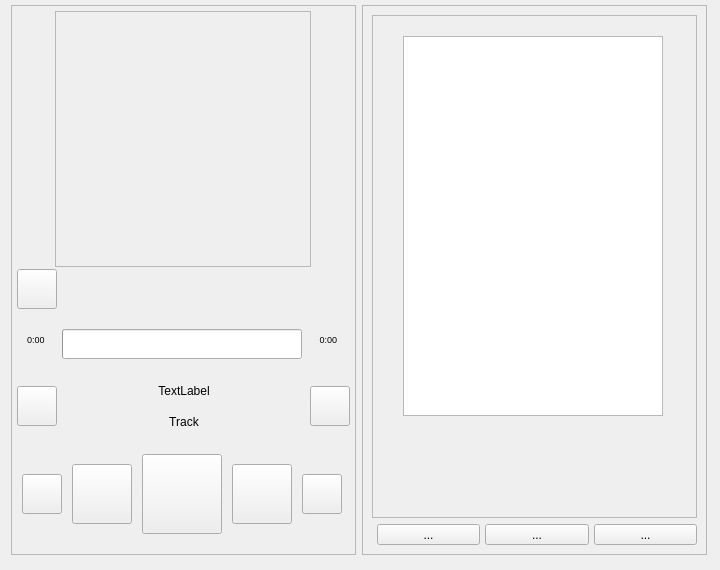
<?xml version="1.0" encoding="UTF-8"?>
<ui version="4.0">
 <class>Music_player</class>
 <widget class="QWidget" name="Music_player">
  <property name="geometry">
   <rect>
    <x>0</x>
    <y>0</y>
    <width>720</width>
    <height>570</height>
   </rect>
  </property>
  <property name="sizePolicy">
   <sizepolicy hsizetype="Fixed" vsizetype="Fixed">
    <horstretch>0</horstretch>
    <verstretch>0</verstretch>
   </sizepolicy>
  </property>
  <property name="minimumSize">
   <size>
    <width>710</width>
    <height>570</height>
   </size>
  </property>
  <property name="maximumSize">
   <size>
    <width>720</width>
    <height>570</height>
   </size>
  </property>
  <property name="windowTitle">
   <string/>
  </property>
  <layout class="QHBoxLayout" name="horizontalLayout_2" stretch="0">
   <property name="spacing">
    <number>5</number>
   </property>
   <property name="sizeConstraint">
    <enum>QLayout::SizeConstraint::SetFixedSize</enum>
   </property>
   <property name="leftMargin">
    <number>5</number>
   </property>
   <property name="topMargin">
    <number>5</number>
   </property>
   <property name="rightMargin">
    <number>5</number>
   </property>
   <property name="bottomMargin">
    <number>5</number>
   </property>
   <item>
    <widget class="QWidget" name="central_container" native="true">
     <property name="sizePolicy">
      <sizepolicy hsizetype="Expanding" vsizetype="Expanding">
       <horstretch>0</horstretch>
       <verstretch>0</verstretch>
      </sizepolicy>
     </property>
     <property name="minimumSize">
      <size>
       <width>710</width>
       <height>560</height>
      </size>
     </property>
     <property name="maximumSize">
      <size>
       <width>710</width>
       <height>560</height>
      </size>
     </property>
     <widget class="QFrame" name="PlayList_frame">
      <property name="geometry">
       <rect>
        <x>357</x>
        <y>0</y>
        <width>345</width>
        <height>550</height>
       </rect>
      </property>
      <property name="sizePolicy">
       <sizepolicy hsizetype="Preferred" vsizetype="Preferred">
        <horstretch>0</horstretch>
        <verstretch>0</verstretch>
       </sizepolicy>
      </property>
      <property name="minimumSize">
       <size>
        <width>345</width>
        <height>550</height>
       </size>
      </property>
      <property name="maximumSize">
       <size>
        <width>345</width>
        <height>550</height>
       </size>
      </property>
      <property name="frameShape">
       <enum>QFrame::Shape::StyledPanel</enum>
      </property>
      <layout class="QVBoxLayout" name="verticalLayout_3">
       <item>
        <widget class="QStackedWidget" name="play_stack">
         <property name="frameShape">
          <enum>QFrame::Shape::StyledPanel</enum>
         </property>
         <property name="frameShadow">
          <enum>QFrame::Shadow::Raised</enum>
         </property>
         <widget class="QWidget" name="playList_page">
          <widget class="QListWidget" name="playList_listW">
           <property name="geometry">
            <rect>
             <x>30</x>
             <y>20</y>
             <width>260</width>
             <height>380</height>
            </rect>
           </property>
          </widget>
         </widget>
         <widget class="QWidget" name="songList_page">
          <widget class="QListWidget" name="songList_listW">
           <property name="geometry">
            <rect>
             <x>30</x>
             <y>20</y>
             <width>260</width>
             <height>380</height>
            </rect>
           </property>
          </widget>
         </widget>
        </widget>
       </item>
       <item>
        <layout class="QHBoxLayout" name="horizontalLayout">
         <property name="spacing">
          <number>5</number>
         </property>
         <property name="leftMargin">
          <number>5</number>
         </property>
         <item>
          <widget class="QToolButton" name="toolButton">
           <property name="sizePolicy">
            <sizepolicy hsizetype="Preferred" vsizetype="Preferred">
             <horstretch>0</horstretch>
             <verstretch>0</verstretch>
            </sizepolicy>
           </property>
           <property name="text">
            <string>...</string>
           </property>
          </widget>
         </item>
         <item>
          <widget class="QToolButton" name="toolButton_2">
           <property name="sizePolicy">
            <sizepolicy hsizetype="Preferred" vsizetype="Preferred">
             <horstretch>0</horstretch>
             <verstretch>0</verstretch>
            </sizepolicy>
           </property>
           <property name="text">
            <string>...</string>
           </property>
          </widget>
         </item>
         <item>
          <widget class="QToolButton" name="toolButton_3">
           <property name="sizePolicy">
            <sizepolicy hsizetype="Preferred" vsizetype="Preferred">
             <horstretch>0</horstretch>
             <verstretch>0</verstretch>
            </sizepolicy>
           </property>
           <property name="text">
            <string>...</string>
           </property>
          </widget>
         </item>
        </layout>
       </item>
      </layout>
     </widget>
     <widget class="QFrame" name="Music_frame">
      <property name="geometry">
       <rect>
        <x>6</x>
        <y>0</y>
        <width>345</width>
        <height>550</height>
       </rect>
      </property>
      <property name="sizePolicy">
       <sizepolicy hsizetype="Preferred" vsizetype="Preferred">
        <horstretch>0</horstretch>
        <verstretch>0</verstretch>
       </sizepolicy>
      </property>
      <property name="minimumSize">
       <size>
        <width>345</width>
        <height>550</height>
       </size>
      </property>
      <property name="maximumSize">
       <size>
        <width>345</width>
        <height>550</height>
       </size>
      </property>
      <property name="frameShape">
       <enum>QFrame::Shape::StyledPanel</enum>
      </property>
      <layout class="QVBoxLayout" name="verticalLayout">
       <property name="spacing">
        <number>5</number>
       </property>
       <property name="leftMargin">
        <number>0</number>
       </property>
       <property name="topMargin">
        <number>0</number>
       </property>
       <property name="rightMargin">
        <number>0</number>
       </property>
       <property name="bottomMargin">
        <number>0</number>
       </property>
       <item>
        <layout class="QVBoxLayout" name="Cover_layout">
         <property name="spacing">
          <number>5</number>
         </property>
         <property name="sizeConstraint">
          <enum>QLayout::SizeConstraint::SetFixedSize</enum>
         </property>
         <property name="leftMargin">
          <number>5</number>
         </property>
         <property name="topMargin">
          <number>5</number>
         </property>
         <property name="rightMargin">
          <number>5</number>
         </property>
         <property name="bottomMargin">
          <number>5</number>
         </property>
         <item alignment="Qt::AlignmentFlag::AlignHCenter|Qt::AlignmentFlag::AlignVCenter">
          <widget class="QFrame" name="Cover_Frame">
           <property name="enabled">
            <bool>true</bool>
           </property>
           <property name="sizePolicy">
            <sizepolicy hsizetype="Fixed" vsizetype="Fixed">
             <horstretch>0</horstretch>
             <verstretch>0</verstretch>
            </sizepolicy>
           </property>
           <property name="minimumSize">
            <size>
             <width>256</width>
             <height>256</height>
            </size>
           </property>
           <property name="maximumSize">
            <size>
             <width>256</width>
             <height>256</height>
            </size>
           </property>
           <property name="layoutDirection">
            <enum>Qt::LayoutDirection::LeftToRight</enum>
           </property>
           <property name="autoFillBackground">
            <bool>true</bool>
           </property>
           <property name="frameShape">
            <enum>QFrame::Shape::StyledPanel</enum>
           </property>
           <property name="frameShadow">
            <enum>QFrame::Shadow::Raised</enum>
           </property>
           <property name="lineWidth">
            <number>1</number>
           </property>
           <property name="midLineWidth">
            <number>1</number>
           </property>
          </widget>
         </item>
         <item>
          <widget class="QToolButton" name="Playlist_ToolB">
           <property name="minimumSize">
            <size>
             <width>40</width>
             <height>40</height>
            </size>
           </property>
           <property name="maximumSize">
            <size>
             <width>40</width>
             <height>40</height>
            </size>
           </property>
           <property name="text">
            <string/>
           </property>
           <property name="iconSize">
            <size>
             <width>40</width>
             <height>40</height>
            </size>
           </property>
          </widget>
         </item>
        </layout>
       </item>
       <item>
        <spacer name="verticalSpacer_4">
         <property name="orientation">
          <enum>Qt::Orientation::Vertical</enum>
         </property>
         <property name="sizeType">
          <enum>QSizePolicy::Policy::Fixed</enum>
         </property>
         <property name="sizeHint" stdset="0">
          <size>
           <width>20</width>
           <height>5</height>
          </size>
         </property>
        </spacer>
       </item>
       <item>
        <layout class="QHBoxLayout" name="Track_Layout">
         <property name="spacing">
          <number>5</number>
         </property>
         <property name="sizeConstraint">
          <enum>QLayout::SizeConstraint::SetFixedSize</enum>
         </property>
         <property name="leftMargin">
          <number>5</number>
         </property>
         <property name="topMargin">
          <number>5</number>
         </property>
         <property name="rightMargin">
          <number>5</number>
         </property>
         <property name="bottomMargin">
          <number>5</number>
         </property>
         <item>
          <widget class="QLabel" name="Left_Time_label">
           <property name="sizePolicy">
            <sizepolicy hsizetype="Fixed" vsizetype="Fixed">
             <horstretch>0</horstretch>
             <verstretch>0</verstretch>
            </sizepolicy>
           </property>
           <property name="maximumSize">
            <size>
             <width>20</width>
             <height>20</height>
            </size>
           </property>
           <property name="font">
            <font>
             <pointsize>7</pointsize>
            </font>
           </property>
           <property name="text">
            <string>0:00</string>
           </property>
           <property name="textFormat">
            <enum>Qt::TextFormat::RichText</enum>
           </property>
           <property name="alignment">
            <set>Qt::AlignmentFlag::AlignLeading|Qt::AlignmentFlag::AlignLeft|Qt::AlignmentFlag::AlignTop</set>
           </property>
          </widget>
         </item>
         <item>
          <widget class="QProgressBar" name="Length_track_bar">
           <property name="sizePolicy">
            <sizepolicy hsizetype="Fixed" vsizetype="Fixed">
             <horstretch>0</horstretch>
             <verstretch>0</verstretch>
            </sizepolicy>
           </property>
           <property name="minimumSize">
            <size>
             <width>240</width>
             <height>30</height>
            </size>
           </property>
           <property name="maximumSize">
            <size>
             <width>240</width>
             <height>30</height>
            </size>
           </property>
           <property name="value">
            <number>0</number>
           </property>
           <property name="alignment">
            <set>Qt::AlignmentFlag::AlignCenter</set>
           </property>
           <property name="textVisible">
            <bool>false</bool>
           </property>
           <property name="invertedAppearance">
            <bool>false</bool>
           </property>
          </widget>
         </item>
         <item>
          <widget class="QLabel" name="Right_Time_label">
           <property name="maximumSize">
            <size>
             <width>20</width>
             <height>20</height>
            </size>
           </property>
           <property name="font">
            <font>
             <pointsize>7</pointsize>
            </font>
           </property>
           <property name="text">
            <string>0:00</string>
           </property>
           <property name="alignment">
            <set>Qt::AlignmentFlag::AlignRight|Qt::AlignmentFlag::AlignTop|Qt::AlignmentFlag::AlignTrailing</set>
           </property>
          </widget>
         </item>
        </layout>
       </item>
       <item>
        <spacer name="verticalSpacer">
         <property name="orientation">
          <enum>Qt::Orientation::Vertical</enum>
         </property>
         <property name="sizeType">
          <enum>QSizePolicy::Policy::Fixed</enum>
         </property>
         <property name="sizeHint" stdset="0">
          <size>
           <width>20</width>
           <height>5</height>
          </size>
         </property>
        </spacer>
       </item>
       <item>
        <layout class="QHBoxLayout" name="TrackArtist_layout">
         <property name="spacing">
          <number>5</number>
         </property>
         <property name="sizeConstraint">
          <enum>QLayout::SizeConstraint::SetFixedSize</enum>
         </property>
         <property name="leftMargin">
          <number>5</number>
         </property>
         <property name="topMargin">
          <number>5</number>
         </property>
         <property name="rightMargin">
          <number>5</number>
         </property>
         <property name="bottomMargin">
          <number>5</number>
         </property>
         <item alignment="Qt::AlignmentFlag::AlignHCenter">
          <widget class="QToolButton" name="Dis_ToolB">
           <property name="sizePolicy">
            <sizepolicy hsizetype="Fixed" vsizetype="Fixed">
             <horstretch>0</horstretch>
             <verstretch>0</verstretch>
            </sizepolicy>
           </property>
           <property name="minimumSize">
            <size>
             <width>40</width>
             <height>40</height>
            </size>
           </property>
           <property name="maximumSize">
            <size>
             <width>40</width>
             <height>40</height>
            </size>
           </property>
           <property name="text">
            <string/>
           </property>
           <property name="iconSize">
            <size>
             <width>40</width>
             <height>40</height>
            </size>
           </property>
           <property name="checkable">
            <bool>false</bool>
           </property>
          </widget>
         </item>
         <item>
          <spacer name="horizontalSpacer_2">
           <property name="orientation">
            <enum>Qt::Orientation::Horizontal</enum>
           </property>
           <property name="sizeHint" stdset="0">
            <size>
             <width>20</width>
             <height>20</height>
            </size>
           </property>
          </spacer>
         </item>
         <item>
          <layout class="QVBoxLayout" name="verticalLayout_2">
           <property name="spacing">
            <number>5</number>
           </property>
           <property name="leftMargin">
            <number>0</number>
           </property>
           <property name="topMargin">
            <number>0</number>
           </property>
           <property name="rightMargin">
            <number>0</number>
           </property>
           <property name="bottomMargin">
            <number>0</number>
           </property>
           <item alignment="Qt::AlignmentFlag::AlignHCenter">
            <widget class="QLabel" name="Artist_label">
             <property name="sizePolicy">
              <sizepolicy hsizetype="Fixed" vsizetype="Fixed">
               <horstretch>0</horstretch>
               <verstretch>0</verstretch>
              </sizepolicy>
             </property>
             <property name="minimumSize">
              <size>
               <width>200</width>
               <height>25</height>
              </size>
             </property>
             <property name="maximumSize">
              <size>
               <width>200</width>
               <height>25</height>
              </size>
             </property>
             <property name="layoutDirection">
              <enum>Qt::LayoutDirection::LeftToRight</enum>
             </property>
             <property name="frameShape">
              <enum>QFrame::Shape::NoFrame</enum>
             </property>
             <property name="text">
              <string>TextLabel</string>
             </property>
             <property name="textFormat">
              <enum>Qt::TextFormat::RichText</enum>
             </property>
             <property name="scaledContents">
              <bool>false</bool>
             </property>
             <property name="alignment">
              <set>Qt::AlignmentFlag::AlignCenter</set>
             </property>
             <property name="margin">
              <number>5</number>
             </property>
            </widget>
           </item>
           <item alignment="Qt::AlignmentFlag::AlignHCenter">
            <widget class="QLabel" name="Track_label">
             <property name="sizePolicy">
              <sizepolicy hsizetype="Fixed" vsizetype="Fixed">
               <horstretch>0</horstretch>
               <verstretch>0</verstretch>
              </sizepolicy>
             </property>
             <property name="minimumSize">
              <size>
               <width>200</width>
               <height>25</height>
              </size>
             </property>
             <property name="maximumSize">
              <size>
               <width>200</width>
               <height>25</height>
              </size>
             </property>
             <property name="contextMenuPolicy">
              <enum>Qt::ContextMenuPolicy::ActionsContextMenu</enum>
             </property>
             <property name="layoutDirection">
              <enum>Qt::LayoutDirection::LeftToRight</enum>
             </property>
             <property name="frameShape">
              <enum>QFrame::Shape::NoFrame</enum>
             </property>
             <property name="lineWidth">
              <number>1</number>
             </property>
             <property name="text">
              <string>Track</string>
             </property>
             <property name="textFormat">
              <enum>Qt::TextFormat::PlainText</enum>
             </property>
             <property name="alignment">
              <set>Qt::AlignmentFlag::AlignCenter</set>
             </property>
             <property name="wordWrap">
              <bool>false</bool>
             </property>
             <property name="margin">
              <number>5</number>
             </property>
            </widget>
           </item>
          </layout>
         </item>
         <item>
          <spacer name="horizontalSpacer">
           <property name="orientation">
            <enum>Qt::Orientation::Horizontal</enum>
           </property>
           <property name="sizeHint" stdset="0">
            <size>
             <width>20</width>
             <height>20</height>
            </size>
           </property>
          </spacer>
         </item>
         <item alignment="Qt::AlignmentFlag::AlignHCenter">
          <widget class="QToolButton" name="Like_ToolB">
           <property name="sizePolicy">
            <sizepolicy hsizetype="Fixed" vsizetype="Fixed">
             <horstretch>0</horstretch>
             <verstretch>0</verstretch>
            </sizepolicy>
           </property>
           <property name="minimumSize">
            <size>
             <width>40</width>
             <height>40</height>
            </size>
           </property>
           <property name="maximumSize">
            <size>
             <width>40</width>
             <height>40</height>
            </size>
           </property>
           <property name="text">
            <string/>
           </property>
           <property name="iconSize">
            <size>
             <width>40</width>
             <height>40</height>
            </size>
           </property>
           <property name="checkable">
            <bool>true</bool>
           </property>
          </widget>
         </item>
        </layout>
       </item>
       <item>
        <spacer name="verticalSpacer_2">
         <property name="orientation">
          <enum>Qt::Orientation::Vertical</enum>
         </property>
         <property name="sizeType">
          <enum>QSizePolicy::Policy::Fixed</enum>
         </property>
         <property name="sizeHint" stdset="0">
          <size>
           <width>20</width>
           <height>5</height>
          </size>
         </property>
        </spacer>
       </item>
       <item>
        <layout class="QHBoxLayout" name="Control_Layout">
         <property name="spacing">
          <number>5</number>
         </property>
         <property name="sizeConstraint">
          <enum>QLayout::SizeConstraint::SetFixedSize</enum>
         </property>
         <property name="leftMargin">
          <number>5</number>
         </property>
         <property name="topMargin">
          <number>5</number>
         </property>
         <property name="rightMargin">
          <number>5</number>
         </property>
         <property name="bottomMargin">
          <number>5</number>
         </property>
         <item>
          <widget class="QToolButton" name="Repeat_ToolB">
           <property name="sizePolicy">
            <sizepolicy hsizetype="Fixed" vsizetype="Fixed">
             <horstretch>0</horstretch>
             <verstretch>0</verstretch>
            </sizepolicy>
           </property>
           <property name="minimumSize">
            <size>
             <width>40</width>
             <height>40</height>
            </size>
           </property>
           <property name="maximumSize">
            <size>
             <width>40</width>
             <height>40</height>
            </size>
           </property>
           <property name="text">
            <string/>
           </property>
           <property name="iconSize">
            <size>
             <width>40</width>
             <height>40</height>
            </size>
           </property>
           <property name="checkable">
            <bool>true</bool>
           </property>
          </widget>
         </item>
         <item>
          <widget class="QToolButton" name="Previous_ToolB">
           <property name="sizePolicy">
            <sizepolicy hsizetype="Fixed" vsizetype="Fixed">
             <horstretch>0</horstretch>
             <verstretch>0</verstretch>
            </sizepolicy>
           </property>
           <property name="minimumSize">
            <size>
             <width>60</width>
             <height>60</height>
            </size>
           </property>
           <property name="maximumSize">
            <size>
             <width>60</width>
             <height>60</height>
            </size>
           </property>
           <property name="autoFillBackground">
            <bool>false</bool>
           </property>
           <property name="text">
            <string/>
           </property>
           <property name="iconSize">
            <size>
             <width>65</width>
             <height>65</height>
            </size>
           </property>
           <property name="arrowType">
            <enum>Qt::ArrowType::NoArrow</enum>
           </property>
          </widget>
         </item>
         <item>
          <widget class="QToolButton" name="PlayPause_ToolB">
           <property name="sizePolicy">
            <sizepolicy hsizetype="Fixed" vsizetype="Fixed">
             <horstretch>0</horstretch>
             <verstretch>0</verstretch>
            </sizepolicy>
           </property>
           <property name="minimumSize">
            <size>
             <width>80</width>
             <height>80</height>
            </size>
           </property>
           <property name="maximumSize">
            <size>
             <width>80</width>
             <height>80</height>
            </size>
           </property>
           <property name="autoFillBackground">
            <bool>false</bool>
           </property>
           <property name="text">
            <string/>
           </property>
           <property name="iconSize">
            <size>
             <width>80</width>
             <height>80</height>
            </size>
           </property>
           <property name="checkable">
            <bool>true</bool>
           </property>
           <property name="arrowType">
            <enum>Qt::ArrowType::NoArrow</enum>
           </property>
          </widget>
         </item>
         <item>
          <widget class="QToolButton" name="Next_ToolB">
           <property name="sizePolicy">
            <sizepolicy hsizetype="Fixed" vsizetype="Fixed">
             <horstretch>0</horstretch>
             <verstretch>0</verstretch>
            </sizepolicy>
           </property>
           <property name="minimumSize">
            <size>
             <width>60</width>
             <height>60</height>
            </size>
           </property>
           <property name="maximumSize">
            <size>
             <width>60</width>
             <height>60</height>
            </size>
           </property>
           <property name="autoFillBackground">
            <bool>false</bool>
           </property>
           <property name="text">
            <string/>
           </property>
           <property name="iconSize">
            <size>
             <width>65</width>
             <height>65</height>
            </size>
           </property>
           <property name="popupMode">
            <enum>QToolButton::ToolButtonPopupMode::InstantPopup</enum>
           </property>
           <property name="toolButtonStyle">
            <enum>Qt::ToolButtonStyle::ToolButtonIconOnly</enum>
           </property>
           <property name="autoRaise">
            <bool>false</bool>
           </property>
           <property name="arrowType">
            <enum>Qt::ArrowType::NoArrow</enum>
           </property>
          </widget>
         </item>
         <item>
          <widget class="QToolButton" name="Random_ToolB">
           <property name="sizePolicy">
            <sizepolicy hsizetype="Fixed" vsizetype="Fixed">
             <horstretch>0</horstretch>
             <verstretch>0</verstretch>
            </sizepolicy>
           </property>
           <property name="minimumSize">
            <size>
             <width>40</width>
             <height>40</height>
            </size>
           </property>
           <property name="maximumSize">
            <size>
             <width>40</width>
             <height>40</height>
            </size>
           </property>
           <property name="text">
            <string/>
           </property>
           <property name="iconSize">
            <size>
             <width>40</width>
             <height>40</height>
            </size>
           </property>
           <property name="checkable">
            <bool>true</bool>
           </property>
          </widget>
         </item>
        </layout>
       </item>
       <item>
        <spacer name="verticalSpacer_3">
         <property name="orientation">
          <enum>Qt::Orientation::Vertical</enum>
         </property>
         <property name="sizeType">
          <enum>QSizePolicy::Policy::Fixed</enum>
         </property>
         <property name="sizeHint" stdset="0">
          <size>
           <width>20</width>
           <height>15</height>
          </size>
         </property>
        </spacer>
       </item>
      </layout>
     </widget>
    </widget>
   </item>
  </layout>
 </widget>
 <resources/>
 <connections/>
</ui>
